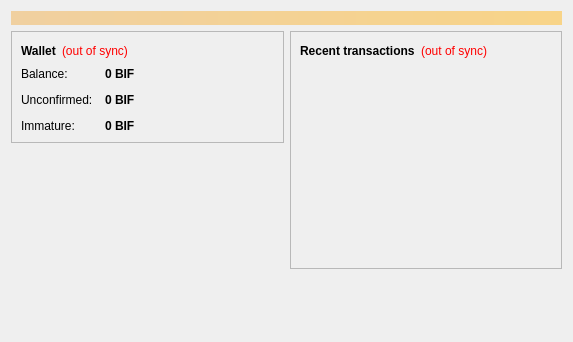
<?xml version="1.0" encoding="UTF-8"?>
<ui version="4.0">
 <class>OverviewPage</class>
 <widget class="QWidget" name="OverviewPage">
  <property name="geometry">
   <rect>
    <x>0</x>
    <y>0</y>
    <width>573</width>
    <height>342</height>
   </rect>
  </property>
  <property name="windowTitle">
   <string>Form</string>
  </property>
  <layout class="QVBoxLayout" name="topLayout">
   <item>
    <widget class="QLabel" name="labelAlerts">
     <property name="visible">
      <bool>false</bool>
     </property>
     <property name="styleSheet">
      <string notr="true">background-color: qlineargradient(x1: 0, y1: 0, x2: 1, y2: 0, stop:0 #F0D0A0, stop:1 #F8D488); color:#000000;</string>
     </property>
     <property name="wordWrap">
      <bool>true</bool>
     </property>
     <property name="margin">
      <number>3</number>
     </property>
    </widget>
   </item>
   <item>
    <layout class="QHBoxLayout" name="horizontalLayout" stretch="1,1">
     <item>
      <layout class="QVBoxLayout" name="verticalLayout_2">
       <item>
        <widget class="QFrame" name="frame">
         <property name="frameShape">
          <enum>QFrame::StyledPanel</enum>
         </property>
         <property name="frameShadow">
          <enum>QFrame::Raised</enum>
         </property>
         <layout class="QVBoxLayout" name="verticalLayout_4">
          <item>
           <layout class="QHBoxLayout" name="horizontalLayout_4">
            <item>
             <widget class="QLabel" name="label_5">
              <property name="font">
               <font>
                <weight>75</weight>
                <bold>true</bold>
               </font>
              </property>
              <property name="text">
               <string>Wallet</string>
              </property>
             </widget>
            </item>
            <item>
             <widget class="QLabel" name="labelWalletStatus">
              <property name="toolTip">
               <string>The displayed information may be out of date. Your wallet automatically synchronizes with the Bifcoin network after a connection is established, but this process has not completed yet.</string>
              </property>
              <property name="styleSheet">
               <string notr="true">QLabel { color: red; }</string>
              </property>
              <property name="text">
               <string notr="true">(out of sync)</string>
              </property>
              <property name="alignment">
               <set>Qt::AlignLeading|Qt::AlignLeft|Qt::AlignVCenter</set>
              </property>
             </widget>
            </item>
            <item>
             <spacer name="horizontalSpacer_2">
              <property name="orientation">
               <enum>Qt::Horizontal</enum>
              </property>
              <property name="sizeHint" stdset="0">
               <size>
                <width>40</width>
                <height>20</height>
               </size>
              </property>
             </spacer>
            </item>
           </layout>
          </item>
          <item>
           <layout class="QFormLayout" name="formLayout_2">
            <property name="fieldGrowthPolicy">
             <enum>QFormLayout::AllNonFixedFieldsGrow</enum>
            </property>
            <property name="horizontalSpacing">
             <number>12</number>
            </property>
            <property name="verticalSpacing">
             <number>12</number>
            </property>
            <item row="0" column="0">
             <widget class="QLabel" name="label">
              <property name="text">
               <string>Balance:</string>
              </property>
             </widget>
            </item>
            <item row="0" column="1">
             <widget class="QLabel" name="labelBalance">
              <property name="font">
               <font>
                <weight>75</weight>
                <bold>true</bold>
               </font>
              </property>
              <property name="cursor">
               <cursorShape>IBeamCursor</cursorShape>
              </property>
              <property name="toolTip">
               <string>Your current balance</string>
              </property>
              <property name="text">
               <string notr="true">0 BIF</string>
              </property>
              <property name="textInteractionFlags">
               <set>Qt::LinksAccessibleByMouse|Qt::TextSelectableByKeyboard|Qt::TextSelectableByMouse</set>
              </property>
             </widget>
            </item>
            <item row="1" column="0">
             <widget class="QLabel" name="label_3">
              <property name="text">
               <string>Unconfirmed:</string>
              </property>
             </widget>
            </item>
            <item row="1" column="1">
             <widget class="QLabel" name="labelUnconfirmed">
              <property name="font">
               <font>
                <weight>75</weight>
                <bold>true</bold>
               </font>
              </property>
              <property name="cursor">
               <cursorShape>IBeamCursor</cursorShape>
              </property>
              <property name="toolTip">
               <string>Total of transactions that have yet to be confirmed, and do not yet count toward the current balance</string>
              </property>
              <property name="text">
               <string notr="true">0 BIF</string>
              </property>
              <property name="textInteractionFlags">
               <set>Qt::LinksAccessibleByMouse|Qt::TextSelectableByKeyboard|Qt::TextSelectableByMouse</set>
              </property>
             </widget>
            </item>
            <item row="2" column="0">
             <widget class="QLabel" name="labelImmatureText">
              <property name="text">
               <string>Immature:</string>
              </property>
             </widget>
            </item>
            <item row="2" column="1">
             <widget class="QLabel" name="labelImmature">
              <property name="font">
               <font>
                <weight>75</weight>
                <bold>true</bold>
               </font>
              </property>
              <property name="toolTip">
               <string>Mined balance that has not yet matured</string>
              </property>
              <property name="text">
               <string notr="true">0 BIF</string>
              </property>
              <property name="textInteractionFlags">
               <set>Qt::LinksAccessibleByMouse|Qt::TextSelectableByKeyboard|Qt::TextSelectableByMouse</set>
              </property>
             </widget>
            </item>
           </layout>
          </item>
         </layout>
        </widget>
       </item>
       <item>
        <spacer name="verticalSpacer">
         <property name="orientation">
          <enum>Qt::Vertical</enum>
         </property>
         <property name="sizeHint" stdset="0">
          <size>
           <width>20</width>
           <height>40</height>
          </size>
         </property>
        </spacer>
       </item>
      </layout>
     </item>
     <item>
      <layout class="QVBoxLayout" name="verticalLayout_3">
       <item>
        <widget class="QFrame" name="frame_2">
         <property name="frameShape">
          <enum>QFrame::StyledPanel</enum>
         </property>
         <property name="frameShadow">
          <enum>QFrame::Raised</enum>
         </property>
         <layout class="QVBoxLayout" name="verticalLayout">
          <item>
           <layout class="QHBoxLayout" name="horizontalLayout_2">
            <item>
             <widget class="QLabel" name="label_4">
              <property name="text">
               <string>&lt;b&gt;Recent transactions&lt;/b&gt;</string>
              </property>
             </widget>
            </item>
            <item>
             <widget class="QLabel" name="labelTransactionsStatus">
              <property name="toolTip">
               <string>The displayed information may be out of date. Your wallet automatically synchronizes with the Bifcoin network after a connection is established, but this process has not completed yet.</string>
              </property>
              <property name="styleSheet">
               <string notr="true">QLabel { color: red; }</string>
              </property>
              <property name="text">
               <string notr="true">(out of sync)</string>
              </property>
              <property name="alignment">
               <set>Qt::AlignRight|Qt::AlignTrailing|Qt::AlignVCenter</set>
              </property>
             </widget>
            </item>
            <item>
             <spacer name="horizontalSpacer">
              <property name="orientation">
               <enum>Qt::Horizontal</enum>
              </property>
              <property name="sizeHint" stdset="0">
               <size>
                <width>40</width>
                <height>20</height>
               </size>
              </property>
             </spacer>
            </item>
           </layout>
          </item>
          <item>
           <widget class="QListView" name="listTransactions">
            <property name="styleSheet">
             <string notr="true">QListView { background: transparent; }</string>
            </property>
            <property name="frameShape">
             <enum>QFrame::NoFrame</enum>
            </property>
            <property name="verticalScrollBarPolicy">
             <enum>Qt::ScrollBarAlwaysOff</enum>
            </property>
            <property name="horizontalScrollBarPolicy">
             <enum>Qt::ScrollBarAlwaysOff</enum>
            </property>
            <property name="selectionMode">
             <enum>QAbstractItemView::NoSelection</enum>
            </property>
           </widget>
          </item>
         </layout>
        </widget>
       </item>
       <item>
        <spacer name="verticalSpacer_2">
         <property name="orientation">
          <enum>Qt::Vertical</enum>
         </property>
         <property name="sizeHint" stdset="0">
          <size>
           <width>20</width>
           <height>40</height>
          </size>
         </property>
        </spacer>
       </item>
      </layout>
     </item>
    </layout>
   </item>
  </layout>
 </widget>
 <resources/>
 <connections/>
</ui>
